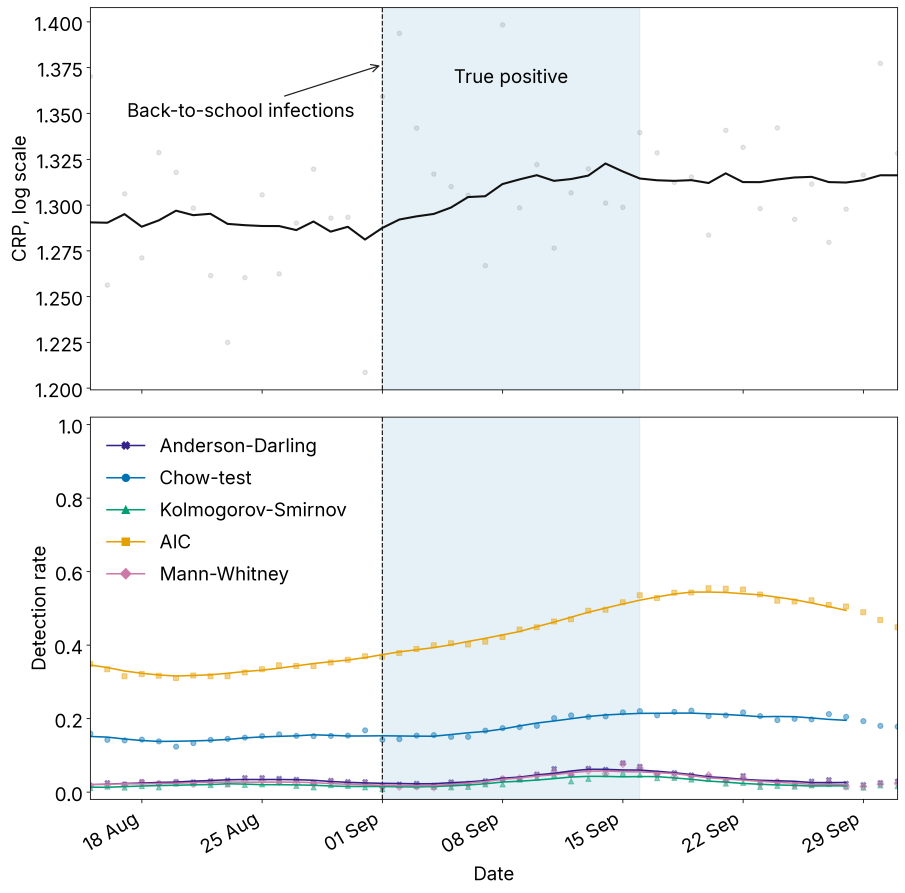
#> input picture figures/real_bootstrap_detection_plot_10.png, 3620 x 3569 px (shown at 1/4 size); its folder holds 3 pictures in this run
$ python make_from_panels.py
#> lines starting #> are read from the running program, lines starting #| are printed output that depends on the picture
from PIL import Image, ImageDraw, ImageFont
import numpy as np
import os

test_counts = [10, 50]
image_paths = [
    f'../../real_bootstrap_detection_plot_{count}.png' for count in test_counts
]

dpi = 300
width = 24
height = 12
width_pixels = int(width * dpi)
height_pixels = int(height * dpi)
panel_width = width_pixels // 2
panel_height = height_pixels
scale = 0.85

result = Image.new('RGBA', (width_pixels, height_pixels), (255, 255, 255, 255))
#> result: PIL image 7200x3600 RGBA; every value is 255
draw = ImageDraw.Draw(result)

img = Image.open(image_paths[0])
#> img is the input picture: PIL image 3620x3569 RGBA; mean R, G, B, A 242.6, 245.4, 246.7, 255
w, h = height_pixels * img.size[0] // img.size[1], height_pixels
#> w = 3651; h = 3600
w, h = int(w * scale), int(h * scale)
#> w = 3103; h = 3060
img = img.resize((w, h), Image.Resampling.LANCZOS)
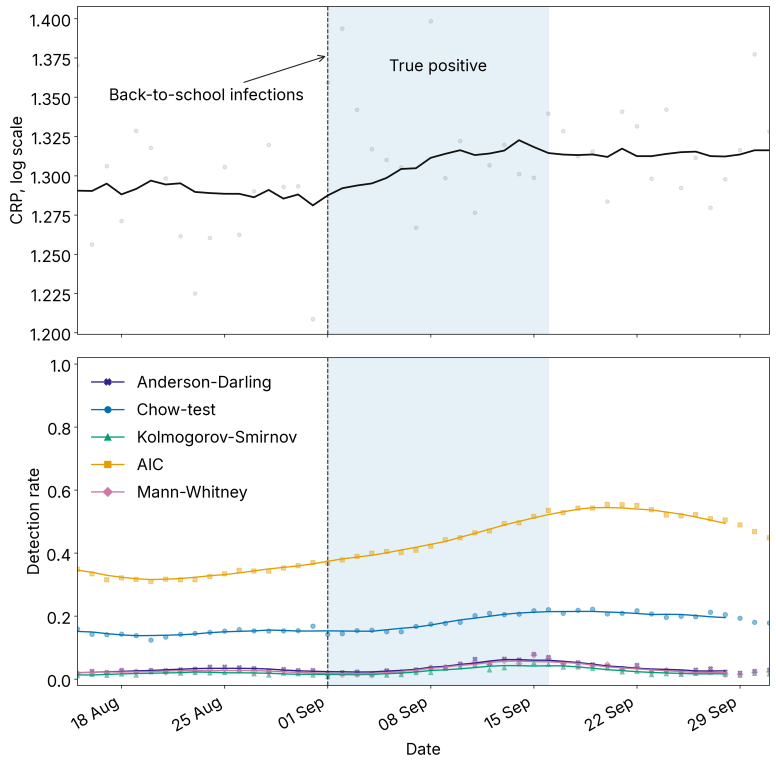
#> img: PIL image 3103x3060 RGBA (shown at 1/4 size); mean R, G, B, A 242.6, 245.4, 246.8, 255
result.paste(img, ((panel_width - w) // 2, (panel_height - h) // 2))
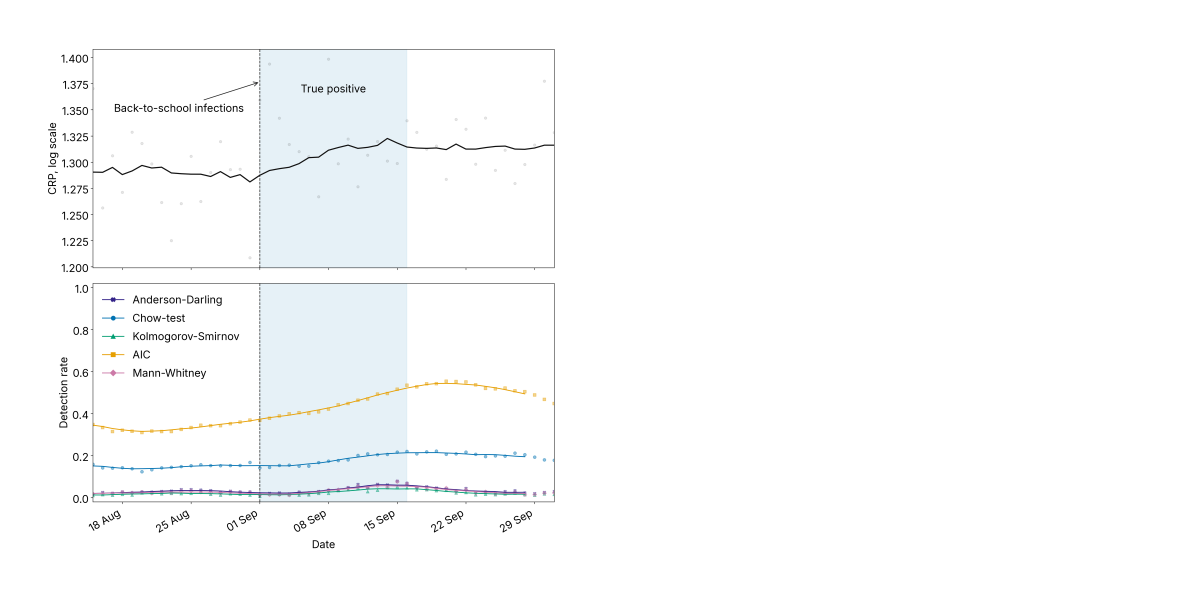
#> result: PIL image 7200x3600 RGBA (shown at 1/6 size); mean R, G, B, A 250.5, 251.5, 252, 255


img = Image.open(image_paths[1])
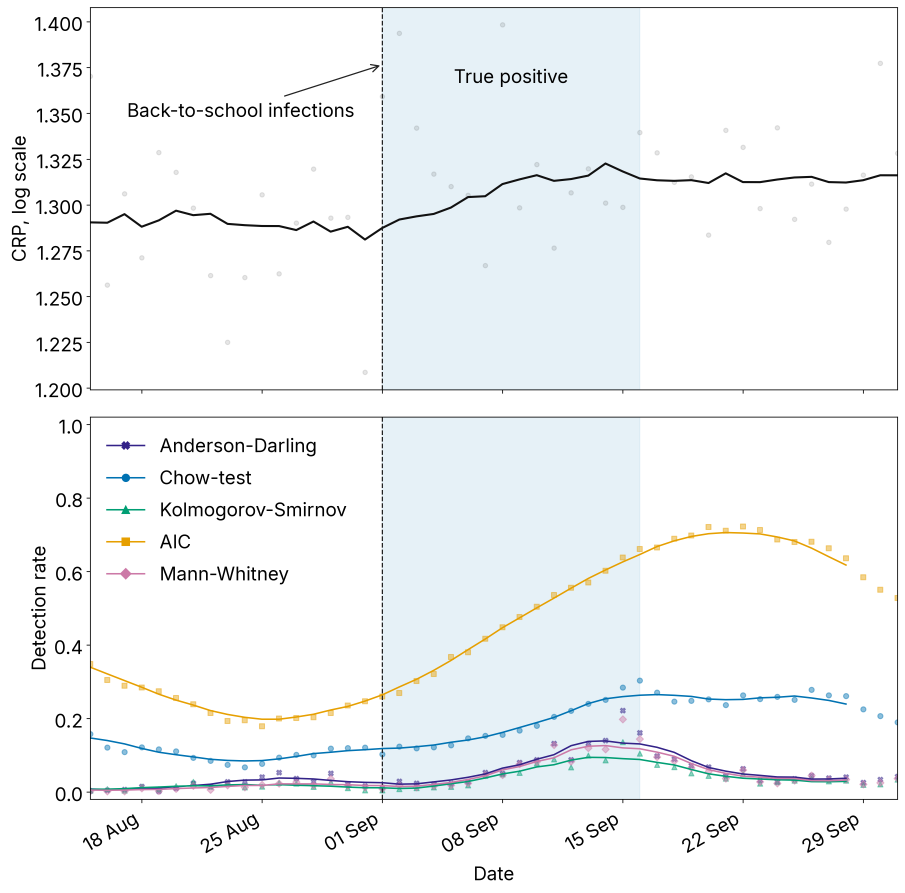
#> input picture figures/real_bootstrap_detection_plot_50.png, 3620 x 3569 px (shown at 1/4 size)
#> img is the input picture: PIL image 3620x3569 RGBA; mean R, G, B, A 242.5, 245.3, 246.7, 255
w, h = height_pixels * img.size[0] // img.size[1], height_pixels
#> w = 3651; h = 3600
w, h = int(w * scale), int(h * scale)
#> w = 3103; h = 3060
img = img.resize((w, h), Image.Resampling.LANCZOS)
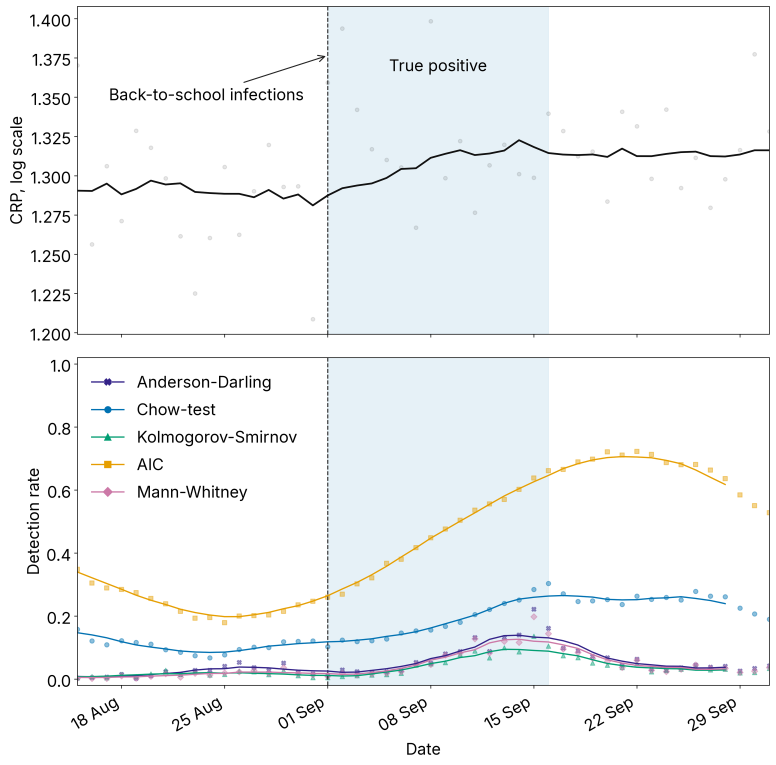
#> img: PIL image 3103x3060 RGBA (shown at 1/4 size); mean R, G, B, A 242.5, 245.3, 246.7, 255
result.paste(img, (panel_width + (panel_width - w) // 2, (panel_height - h) // 2))
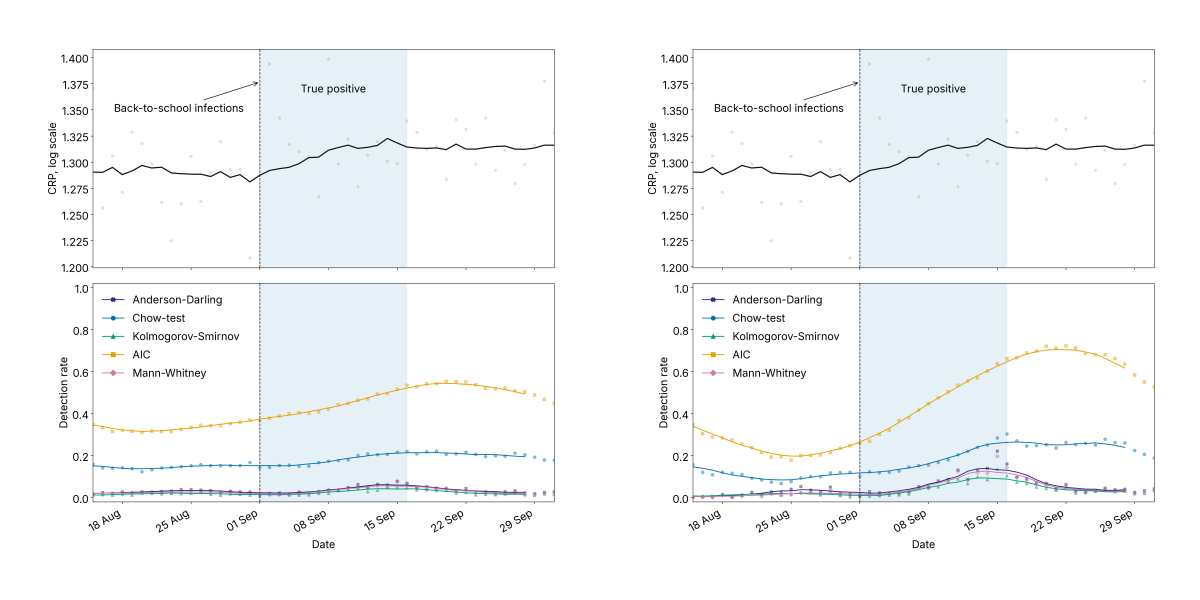
#> result: PIL image 7200x3600 RGBA (shown at 1/6 size); mean R, G, B, A 245.9, 247.9, 248.9, 255


padding = 150

try:
    font = ImageFont.truetype("C:\\Users\\Lenovo\\AppData\\Local\\Microsoft\\Windows\\Fonts\\Inter-VariableFont_opsz,wght.ttf", 125)
except:
    font = ImageFont.load_default()

panel_labels = ['A', 'B', 'C', 'D']

positions = [
    (padding, padding),
    (panel_width + padding, padding),
    (padding, panel_height // 2),
    (panel_width + padding, panel_height // 2),
]

for label, pos in zip(panel_labels, positions):
    draw.text(pos, label, fill='black', font=font, anchor='mm')


panel_titles = [
    f'{count} daily blood tests' for count in test_counts
]

positions = [
    (panel_width // 2, padding),
    (panel_width + panel_width // 2, padding),
]

for title, pos in zip(panel_titles, positions):
    draw.text(pos, title, fill='black', font=font, anchor='mm')

result.save('S2 Figure.png', dpi=(dpi, dpi))
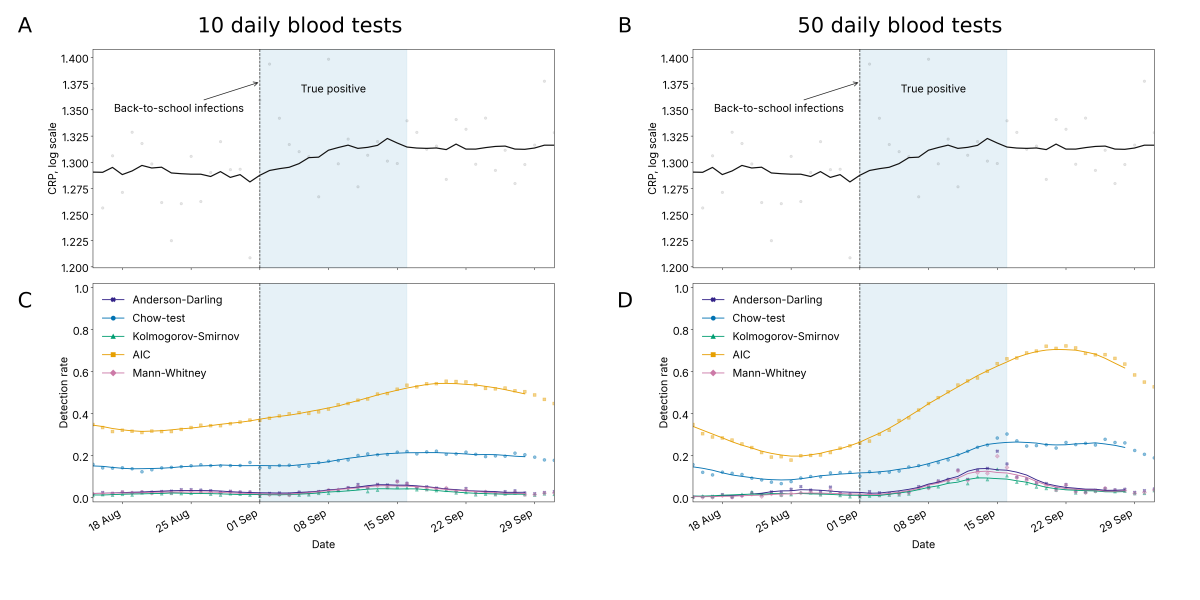
#> saved as S2 Figure.png: PIL image 7200x3600 RGBA (shown at 1/6 size); mean R, G, B, A 245.2, 247.2, 248.2, 255
